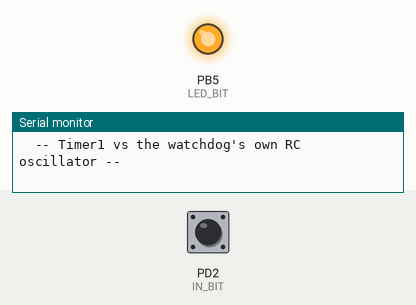
A program run on a simulated ATmega328P, built with avr-gcc and emulated at 16 MHz. Shown: output pins drawn as LEDs (lit = HIGH), the last lines printed to the serial monitor. Inputs (shaded band) come from the test bench; at power-on: PD2 (IN_BIT) HIGH.

Above: at 0.9 s.
At 2.0 s:
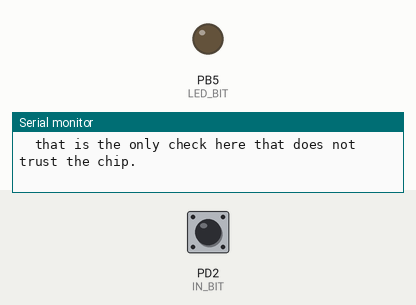
Timing chart, 0 to 3.0 s (numbered marks = the images above):
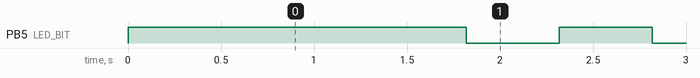

The program:

main.c
```c
// ATmega328P bring-up: prove the board boots, that it is really running from
// the 16 MHz crystal and not the 8 MHz internal RC, and that GPIO works in
// both directions.
//
// Bare metal: no Arduino core, no bootloader library, no HAL. The only
// dependency is avr-libc's register definitions in <avr/io.h>, which are the
// toolchain's own headers rather than a vendor abstraction layer -- the AVR
// equivalent of hand-writing addresses out of the datasheet, minus the typos.
//
// Everything printed below is measured on the chip, not assumed. The clock in
// particular is checked three independent ways (see README).

#include <avr/io.h>
#include <avr/interrupt.h>
#include <avr/boot.h>
#include <avr/pgmspace.h>
#include <stdint.h>
#include <stdio.h>

#define F_CPU_HZ    16000000UL
#define TIMER_HZ     2000000UL     // Timer1, /8 prescale off the system clock

// On-board LED, Arduino D13.
#define LED_BIT     PB5
// Arduino D2. No user button on an Uno-form-factor board, so this is driven
// from the pin's own output driver to prove the input path (see README).
#define IN_BIT      PD2

// ---------------------------------------------------------------------------
// Timebase: Timer1 free-running at 2 MHz, extended past its 16 bits by the
// overflow ISR. Everything timed here is timed against this.
// ---------------------------------------------------------------------------
static volatile uint16_t g_ovf;

ISR(TIMER1_OVF_vect) { g_ovf++; }

static void timer_init(void)
{
    TCCR1A = 0;
    TCCR1B = _BV(CS11);            // /8 -> 16 MHz / 8 = 2 MHz
    TCNT1  = 0;
    TIFR1  = _BV(TOV1);
    TIMSK1 = _BV(TOIE1);
}

// Reading the counter and the overflow count is a two-part read, so handle the
// case where the counter wrapped but the ISR has not run yet.
static uint32_t ticks32(void)
{
    uint8_t  s = SREG;
    cli();
    uint16_t hi = g_ovf;
    uint16_t lo = TCNT1;
    if (TIFR1 & _BV(TOV1)) { lo = TCNT1; hi++; }
    SREG = s;
    return ((uint32_t)hi << 16) | lo;
}

static void delay_ticks(uint32_t n)
{
    uint32_t t0 = ticks32();
    while ((ticks32() - t0) < n) { }
}

#define MS_TO_TICKS(ms) ((uint32_t)(ms) * (TIMER_HZ / 1000UL))

// ---------------------------------------------------------------------------
// Console: UART0 at 115200 8N1, polled. U2X0 doubles the sampling rate so
// UBRR0=16 lands 2.1% off 115200, which is what the on-board USB-serial bridge
// expects and is well inside its tolerance. At the reset-default 8 MHz this
// divisor would give 57600 and the output would be unreadable garbage -- so a
// legible line is itself weak evidence the crystal is running (see README).
// ---------------------------------------------------------------------------
static int uart_putc(char c, FILE *f)
{
    if (c == '\n') uart_putc('\r', f);
    while (!(UCSR0A & _BV(UDRE0))) { }
    UDR0 = c;
    return 0;
}

static FILE g_stdout = FDEV_SETUP_STREAM(uart_putc, NULL, _FDEV_SETUP_WRITE);

static void uart_init(void)
{
    UCSR0A = _BV(U2X0);
    UBRR0  = 16;
    UCSR0B = _BV(TXEN0);
    UCSR0C = _BV(UCSZ01) | _BV(UCSZ00);
    stdout = &g_stdout;
}

// ---------------------------------------------------------------------------
// Clock cross-check against the watchdog's own oscillator.
//
// The WDT runs from a dedicated 128 kHz internal RC, completely independent of
// the system clock. Timing one WDT period with Timer1 therefore measures the
// system clock against something that is not the system clock. The RC is only
// good to about +/-10%, but the question it has to answer is 16 MHz vs 8 MHz,
// which is a factor of two.
// ---------------------------------------------------------------------------
static volatile uint8_t g_wdt_fired;

ISR(WDT_vect) { g_wdt_fired = 1; }

static uint32_t measure_wdt_period_ticks(void)
{
    g_wdt_fired = 0;

    uint8_t s = SREG;
    cli();
    __asm__ __volatile__ ("wdr");
    MCUSR  &= (uint8_t)~_BV(WDRF);
    WDTCSR  = _BV(WDCE) | _BV(WDE);                    // timed change sequence
    WDTCSR  = _BV(WDIE) | _BV(WDP2) | _BV(WDP1);       // 128K cycles ~ 1.0 s
    SREG    = s;
    sei();

    uint32_t t0 = ticks32();
    while (!g_wdt_fired) { }
    uint32_t t1 = ticks32();

    s = SREG;
    cli();
    __asm__ __volatile__ ("wdr");
    MCUSR  &= (uint8_t)~_BV(WDRF);
    WDTCSR  = _BV(WDCE) | _BV(WDE);
    WDTCSR  = 0;
    SREG    = s;

    return t1 - t0;
}

// ---------------------------------------------------------------------------
// GPIO. Output is the LED; the input path is proved by driving D2 low from its
// own output driver and reading it back through PIND, then releasing it to the
// internal pull-up. That exercises the same input synchroniser a real button
// would, and needs no wiring.
// ---------------------------------------------------------------------------
static uint8_t read_in_pin(void)
{
    __asm__ __volatile__ ("nop");   // PINx is synchronised; one cycle to settle
    return (PIND & _BV(IN_BIT)) ? 1 : 0;
}

int main(void)
{
    uint8_t reset_src = MCUSR;
    MCUSR = 0;

    DDRB  |= _BV(LED_BIT);
    PORTB |= _BV(LED_BIT);          // LED on: we got as far as main()

    // Fuse and lock bits are read with the SPMCSR/LPM sequence, which is two
    // instructions that must stay adjacent -- so this runs before sei().
    uint8_t lfuse = boot_lock_fuse_bits_get(GET_LOW_FUSE_BITS);
    uint8_t hfuse = boot_lock_fuse_bits_get(GET_HIGH_FUSE_BITS);
    uint8_t efuse = boot_lock_fuse_bits_get(GET_EXTENDED_FUSE_BITS);
    uint8_t lock  = boot_lock_fuse_bits_get(GET_LOCK_BITS);

    uart_init();
    timer_init();
    sei();

    delay_ticks(MS_TO_TICKS(200));

    printf_P(PSTR("\n\n=============================================\n"));
    printf_P(PSTR("  ATmega328P BRING-UP\n"));
    printf_P(PSTR("=============================================\n"));
    printf_P(PSTR("  compiler      : GCC %s\n"), __VERSION__);
    // Optiboot reads MCUSR into r2 and clears it before jumping to the
    // application, so on a bootloader board this is 0 every time. Not a fault
    // -- just a thing you cannot observe from application code here.
    printf_P(PSTR("  MCUSR (reset) : 0x%02x  (%s)\n"), reset_src,
             (reset_src == 0)          ? "cleared by Optiboot before app start" :
             (reset_src & _BV(EXTRF))  ? "external reset" :
             (reset_src & _BV(PORF))   ? "power-on"       :
             (reset_src & _BV(WDRF))   ? "watchdog"       :
             (reset_src & _BV(BORF))   ? "brown-out"      : "unknown");

    printf_P(PSTR("\n  -- fuses, read from the running chip --\n"));
    printf_P(PSTR("  low fuse      : 0x%02x  CKSEL=%01x SUT=%01x CKDIV8=%c\n"),
             lfuse, lfuse & 0x0F, (lfuse >> 4) & 0x03,
             (lfuse & 0x80) ? '1' : '0');
    printf_P(PSTR("  high fuse     : 0x%02x\n"), hfuse);
    printf_P(PSTR("  ext fuse      : 0x%02x\n"), efuse);
    printf_P(PSTR("  lock bits     : 0x%02x\n"), lock);
    // CKSEL 1111 selects the low-power crystal oscillator, 8 MHz and up.
    // CKDIV8 unprogrammed (bit 7 = 1) means no divide-by-8 on the way in.
    printf_P(PSTR("  -> clock src  : %s, CKDIV8 %s\n"),
             ((lfuse & 0x0F) >= 0x08) ? "external crystal 8 MHz+"
                                      : "internal RC / external clock",
             (lfuse & 0x80) ? "off (full speed)" : "ON (clock/8)");

    printf_P(PSTR("\n  -- Timer1 vs the watchdog's own RC oscillator --\n"));
    uint32_t wdt_ticks = measure_wdt_period_ticks();
    // WDP[3:0]=0110 is 128K = 131072 cycles of the watchdog RC. Reported the
    // way round that can actually be checked: given a 16 MHz system clock,
    // what frequency must that RC be running at? The part's own spec puts it
    // near 128 kHz nominal and well over 100 kHz at 5 V. An 8 MHz system clock
    // would need it to be half that, which is not a rate this oscillator runs.
    uint32_t wdt_hz = (uint32_t)((131072ULL * (uint64_t)TIMER_HZ) / wdt_ticks);
    printf_P(PSTR("  131072 WDT clk: %lu Timer1 ticks\n"), wdt_ticks);
    printf_P(PSTR("  -> WDT RC at   %lu Hz, if the system clock is 16 MHz\n"), wdt_hz);
    printf_P(PSTR("     (would be   %lu Hz at 8 MHz -- not a rate this RC runs)\n"),
             wdt_hz / 2UL);
    printf_P(PSTR("  [%s] system clock is the 16 MHz crystal, not the 8 MHz RC\n"),
             (wdt_hz > 80000UL && wdt_hz < 180000UL) ? " OK " : "FAIL");

    printf_P(PSTR("\n  -- GPIO --\n"));
    DDRD  &= (uint8_t)~_BV(IN_BIT);
    PORTD |=  _BV(IN_BIT);
    delay_ticks(MS_TO_TICKS(1));
    uint8_t v_pullup = read_in_pin();

    PORTD &= (uint8_t)~_BV(IN_BIT);
    DDRD  |=  _BV(IN_BIT);
    delay_ticks(MS_TO_TICKS(1));
    uint8_t v_driven = read_in_pin();

    DDRD  &= (uint8_t)~_BV(IN_BIT);
    PORTD |=  _BV(IN_BIT);
    delay_ticks(MS_TO_TICKS(1));
    uint8_t v_release = read_in_pin();

    printf_P(PSTR("  DDRB          : 0x%02x  (PB5 output, on-board LED)\n"), DDRB);
    printf_P(PSTR("  D2 pulled up  : %u  (expect 1)\n"), v_pullup);
    printf_P(PSTR("  D2 driven low : %u  (expect 0)\n"), v_driven);
    printf_P(PSTR("  D2 released   : %u  (expect 1)\n"), v_release);
    printf_P(PSTR("  [%s] GPIO input path reads both levels\n"),
             (v_pullup == 1 && v_driven == 0 && v_release == 1) ? " OK " : "FAIL");

    printf_P(PSTR("\n  -- blinking at 1 Hz, one line per 5 s --\n"));
    printf_P(PSTR("  Compare the us column against wall-clock time on the host:\n"));
    printf_P(PSTR("  that is the only check here that does not trust the chip.\n\n"));

    // 1 Hz blink: toggle every 500 ms. Print every tenth toggle so the host
    // has a 5 s grid to measure against.
    uint32_t next = ticks32();
    uint32_t t_start = next;
    for (uint16_t step = 0; ; step++) {
        next += MS_TO_TICKS(500);
        while ((int32_t)(ticks32() - next) < 0) { }

        PINB = _BV(LED_BIT);        // writing PINx toggles PORTx on this part

        if ((step % 10) == 9) {
            uint32_t el = ticks32() - t_start;
            printf_P(PSTR("  step %3u  elapsed %lu us  (expect %lu)\n"),
                     (unsigned)(step + 1), el / 2UL,
                     (uint32_t)(step + 1) * 500000UL / 1000UL * 1000UL);
        }
    }
}
```

Measured:
- by itself, PB5 (LED_BIT): repeats every 1.0 s: LOW 0.50 s, HIGH 0.50 s
